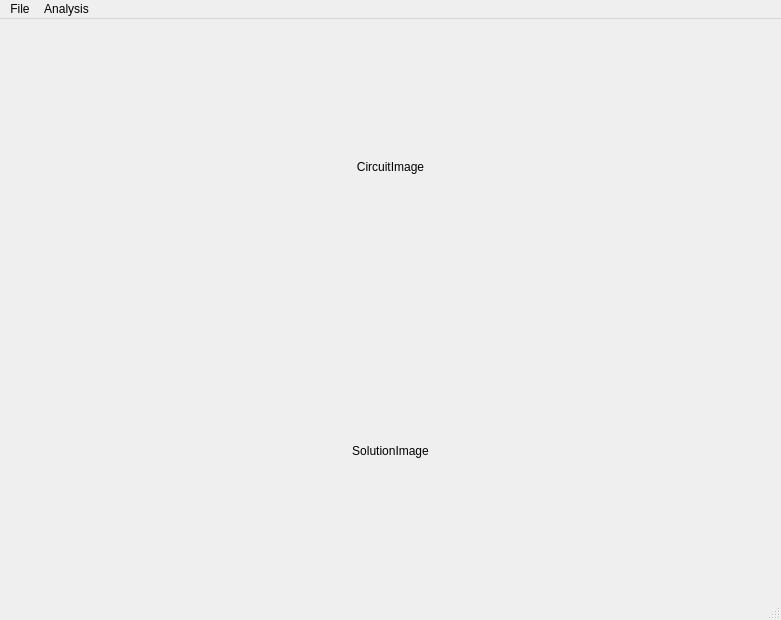
<?xml version="1.0" encoding="UTF-8"?>
<ui version="4.0">
 <class>AnalysisWindow</class>
 <widget class="QMainWindow" name="AnalysisWindow">
  <property name="geometry">
   <rect>
    <x>0</x>
    <y>0</y>
    <width>781</width>
    <height>620</height>
   </rect>
  </property>
  <property name="windowTitle">
   <string>Circuit Circus</string>
  </property>
  <widget class="QWidget" name="centralwidget">
   <layout class="QVBoxLayout" name="verticalLayout">
    <item>
     <widget class="QLabel" name="CircuitImage">
      <property name="sizePolicy">
       <sizepolicy hsizetype="Expanding" vsizetype="Expanding">
        <horstretch>0</horstretch>
        <verstretch>0</verstretch>
       </sizepolicy>
      </property>
      <property name="text">
       <string>CircuitImage</string>
      </property>
      <property name="alignment">
       <set>Qt::AlignCenter</set>
      </property>
     </widget>
    </item>
    <item>
     <widget class="QStackedWidget" name="stackedWidget">
      <property name="sizePolicy">
       <sizepolicy hsizetype="Expanding" vsizetype="Expanding">
        <horstretch>0</horstretch>
        <verstretch>0</verstretch>
       </sizepolicy>
      </property>
      <property name="currentIndex">
       <number>1</number>
      </property>
      <widget class="QWidget" name="AnalysisButtons">
       <property name="sizePolicy">
        <sizepolicy hsizetype="Expanding" vsizetype="Expanding">
         <horstretch>0</horstretch>
         <verstretch>0</verstretch>
        </sizepolicy>
       </property>
       <layout class="QVBoxLayout" name="verticalLayout_2">
        <item>
         <layout class="QGridLayout" name="gridLayout">
          <item row="5" column="1">
           <widget class="QPushButton" name="RequestProperty">
            <property name="sizePolicy">
             <sizepolicy hsizetype="Expanding" vsizetype="Expanding">
              <horstretch>0</horstretch>
              <verstretch>0</verstretch>
             </sizepolicy>
            </property>
            <property name="text">
             <string>Component and Node Properties</string>
            </property>
           </widget>
          </item>
          <item row="3" column="1">
           <widget class="QPushButton" name="NodeAnalysis">
            <property name="sizePolicy">
             <sizepolicy hsizetype="Expanding" vsizetype="Expanding">
              <horstretch>0</horstretch>
              <verstretch>0</verstretch>
             </sizepolicy>
            </property>
            <property name="text">
             <string>Nodal Analysis</string>
            </property>
           </widget>
          </item>
          <item row="3" column="0">
           <widget class="QPushButton" name="MeshAnalysis">
            <property name="sizePolicy">
             <sizepolicy hsizetype="Expanding" vsizetype="Expanding">
              <horstretch>0</horstretch>
              <verstretch>0</verstretch>
             </sizepolicy>
            </property>
            <property name="text">
             <string>Mesh Analysis</string>
            </property>
           </widget>
          </item>
          <item row="4" column="0">
           <widget class="QPushButton" name="TheveninAnalysis">
            <property name="sizePolicy">
             <sizepolicy hsizetype="Expanding" vsizetype="Expanding">
              <horstretch>0</horstretch>
              <verstretch>0</verstretch>
             </sizepolicy>
            </property>
            <property name="text">
             <string>Thevenin Analysis</string>
            </property>
           </widget>
          </item>
          <item row="5" column="0">
           <widget class="QPushButton" name="StateSpaceAnalysis">
            <property name="sizePolicy">
             <sizepolicy hsizetype="Expanding" vsizetype="Expanding">
              <horstretch>0</horstretch>
              <verstretch>0</verstretch>
             </sizepolicy>
            </property>
            <property name="text">
             <string>State-Space Analysis</string>
            </property>
           </widget>
          </item>
          <item row="4" column="1">
           <widget class="QPushButton" name="NortonAnalysis">
            <property name="sizePolicy">
             <sizepolicy hsizetype="Expanding" vsizetype="Expanding">
              <horstretch>0</horstretch>
              <verstretch>0</verstretch>
             </sizepolicy>
            </property>
            <property name="text">
             <string>Norton Analysis</string>
            </property>
           </widget>
          </item>
         </layout>
        </item>
       </layout>
      </widget>
      <widget class="QWidget" name="SolutionPage">
       <property name="sizePolicy">
        <sizepolicy hsizetype="Expanding" vsizetype="Expanding">
         <horstretch>0</horstretch>
         <verstretch>0</verstretch>
        </sizepolicy>
       </property>
       <layout class="QVBoxLayout" name="verticalLayout_4">
        <item>
         <widget class="QWidget" name="widget" native="true">
          <property name="sizePolicy">
           <sizepolicy hsizetype="Expanding" vsizetype="Expanding">
            <horstretch>0</horstretch>
            <verstretch>0</verstretch>
           </sizepolicy>
          </property>
          <layout class="QVBoxLayout" name="verticalLayout_3">
           <item>
            <widget class="QLabel" name="SolutionImage">
             <property name="sizePolicy">
              <sizepolicy hsizetype="Expanding" vsizetype="Expanding">
               <horstretch>0</horstretch>
               <verstretch>0</verstretch>
              </sizepolicy>
             </property>
             <property name="text">
              <string>SolutionImage</string>
             </property>
             <property name="alignment">
              <set>Qt::AlignCenter</set>
             </property>
            </widget>
           </item>
          </layout>
         </widget>
        </item>
       </layout>
      </widget>
     </widget>
    </item>
   </layout>
  </widget>
  <widget class="QMenuBar" name="menubar">
   <property name="geometry">
    <rect>
     <x>0</x>
     <y>0</y>
     <width>781</width>
     <height>26</height>
    </rect>
   </property>
   <widget class="QMenu" name="menuFile">
    <property name="title">
     <string>File</string>
    </property>
    <addaction name="actionNew"/>
    <addaction name="actionOpen"/>
    <addaction name="actionSave"/>
   </widget>
   <widget class="QMenu" name="menuAnalysis">
    <property name="title">
     <string>Analysis</string>
    </property>
    <addaction name="actionNodal"/>
    <addaction name="actionMesh"/>
   </widget>
   <addaction name="menuFile"/>
   <addaction name="menuAnalysis"/>
  </widget>
  <widget class="QStatusBar" name="statusbar"/>
  <action name="actionNew">
   <property name="enabled">
    <bool>true</bool>
   </property>
   <property name="text">
    <string>New</string>
   </property>
   <property name="shortcut">
    <string>Ctrl+N</string>
   </property>
  </action>
  <action name="actionOpen">
   <property name="text">
    <string>Open</string>
   </property>
   <property name="shortcut">
    <string>Ctrl+O</string>
   </property>
  </action>
  <action name="actionSave">
   <property name="text">
    <string>Save</string>
   </property>
   <property name="shortcut">
    <string>Ctrl+S</string>
   </property>
  </action>
  <action name="actionNodal">
   <property name="text">
    <string>Nodal</string>
   </property>
  </action>
  <action name="actionMesh">
   <property name="text">
    <string>Mesh</string>
   </property>
  </action>
 </widget>
 <resources/>
 <connections/>
</ui>
